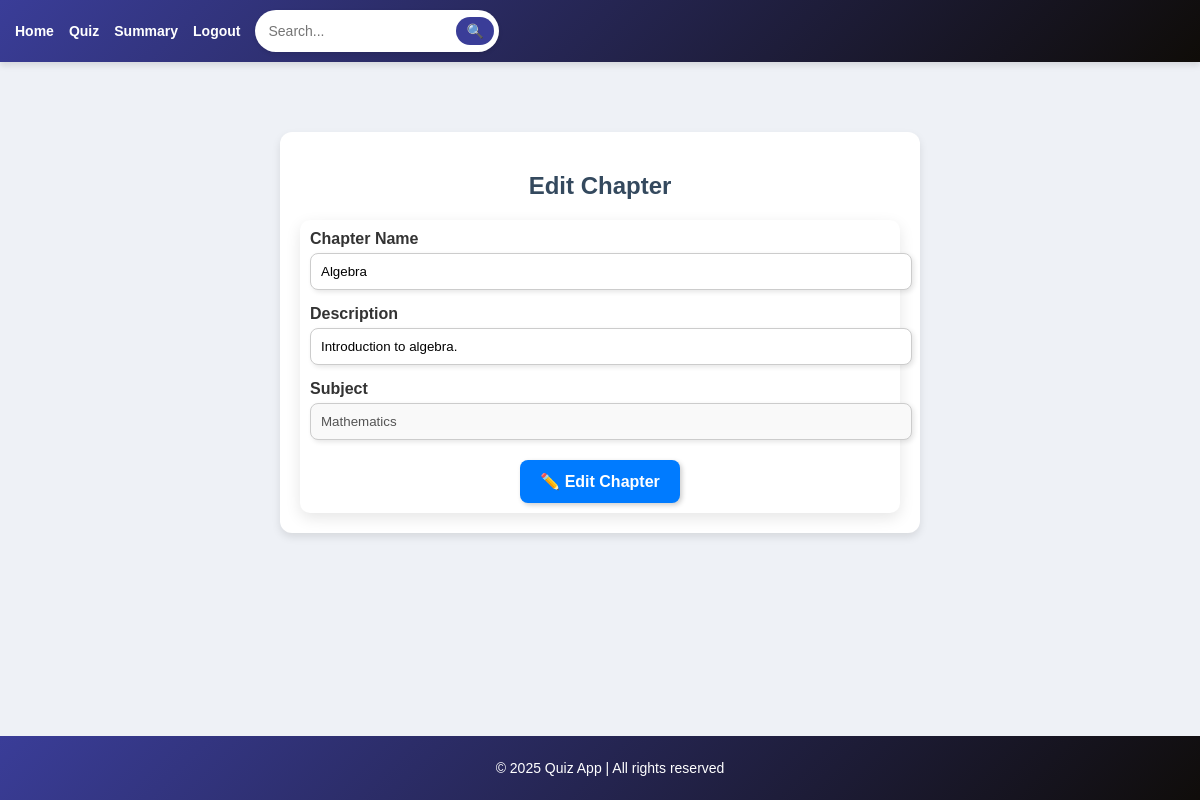
Screenshot of /chapter/1 with the database file from the repository.
### models.py (models this page shows, shortened)
class Chapter(db.Model):
    __tablename__ = 'chapters'
    id = db.Column(db.Integer, primary_key=True)
    chapter_name = db.Column(db.String(80), nullable=False)
    description = db.Column(db.String(255), nullable=True)
    subject_id = db.Column(db.Integer, db.ForeignKey('subjects.id'), nullable=False)
    subject = db.relationship('Subject', backref=db.backref('chapters', lazy=True))
    questions = db.relationship('Question', backref='chapter', lazy=True)
    quiz = db.relationship('Quiz', backref='chapter', lazy=True)

class Subject(db.Model):
    __tablename__ = 'subjects'
    id = db.Column(db.Integer, primary_key=True)
    subject_name = db.Column(db.String(80), nullable=False)
    description = db.Column(db.String(255), nullable=True)

### app.py (the view)
@app.route('/chapter/<int:chapter_id>', methods=['GET', 'PUT'])
def edit_chapter(chapter_id):
    chapter = Chapter.query.get_or_404(chapter_id)
    if request.method == 'PUT':
        chapter.chapter_name = request.form['chapter_name']
        chapter.description = request.form['chapter_description']
        db.session.commit()
        flash("Chapter updated successfully!", "success")
        return redirect(url_for('admin_dashboard'))
    return render_template('edit_chapter.html', chapter=chapter)

### templates/edit_chapter.html (shortened to what this page needs)
{% extends 'base.html' %}
{% block content %}
<div style="max-width: 600px; margin: 50px auto; background: #ffffff; padding: 20px; border-radius: 12px;
            box-shadow: 0 4px 8px rgba(0, 0, 0, 0.1); text-align: center;">
    <h2 style="color: #34495e; font-weight: bold;">Edit Chapter</h2>
    <form method="POST">
        <div style="margin-bottom: 15px; text-align: left;">
            <label style="font-weight: bold; display: block; margin-bottom: 5px;">Chapter Name</label>
            <input type="text" name="chapter_name" value="{{ chapter.chapter_name }}" required
                   style="width: 100%; padding: 10px; border: 1px solid #ccc; border-radius: 8px;
                          box-shadow: 2px 2px 5px rgba(0, 0, 0, 0.1);">
        </div>
        <div style="margin-bottom: 15px; text-align: left;">
            <label style="font-weight: bold; display: block; margin-bottom: 5px;">Description</label>
            <input type="text" name="chapter_description" value="{{ chapter.description }}"
                   style="width: 100%; padding: 10px; border: 1px solid #ccc; border-radius: 8px;
                          box-shadow: 2px 2px 5px rgba(0, 0, 0, 0.1);">
        </div>
        <div style="margin-bottom: 15px; text-align: left;">
            <label style="font-weight: bold; display: block; margin-bottom: 5px;">Subject</label>
            <input type="text" value="{{ chapter.subject.subject_name }}" disabled
                   style="width: 100%; padding: 10px; border: 1px solid #ccc; border-radius: 8px;
                          background: #f9f9f9; box-shadow: 2px 2px 5px rgba(0, 0, 0, 0.1);">
        </div>
        <div style="margin-top: 20px;">
            <button type="submit"
                    style="background: #007bff; color: white; border: none; padding: 12px 20px; border-radius: 8px;
                           cursor: pointer; box-shadow: 2px 2px 5px rgba(0, 0, 0, 0.2); font-size: 16px;">
                ✏️ Edit Chapter
            </button>
        </div>
    </form>
</div>
{% endblock %}

### templates/base.html (style rules this page uses)
form { background: white; padding: 10px; border-radius: 10px; box-shadow: 0px 5px 15px rgba(0, 0, 0, 0.1); }
input, select { border: 2px solid #3a3d98; border-radius: 10px; padding: 8px; }
button { font-size: 14px; font-weight: bold; padding: 8px 12px; }
body { font-family: 'Poppins', Arial, sans-serif; margin: 0; padding: 0; background-color: #eef1f6; color: #333; }

### rows the page displays
Chapter: chapter_name "Algebra", chapter_description "Introduction to algebra."
Subject: subject.subject_name "Mathematics"
